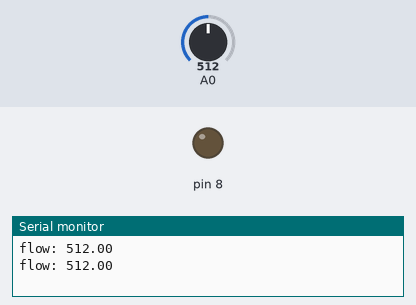
Bench run of a sketch on a simulated Arduino Uno, built with avr-gcc and run on an emulated ATmega328P. Parts: output pins drawn as LEDs (lit = HIGH), the last lines printed to the serial monitor. The inputs (shaded band) are chosen by the test bench; at power-on: A0 = 512.

Above: at 2.8 s.
2.9 s: A0 set to 108
5.6 s: A0 set to 93
At 6.7 s:
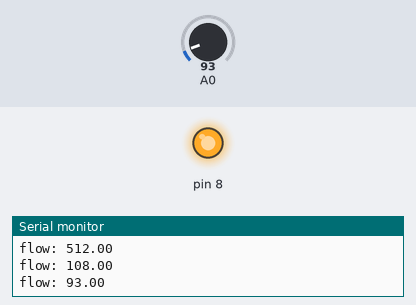
8.3 s: A0 set to 110
At 10.9 s:
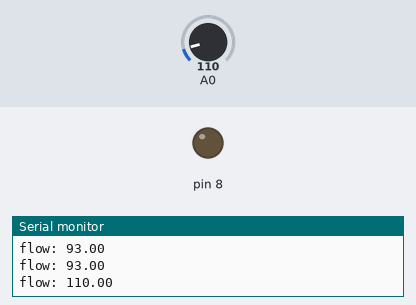
11.5 s: A0 set to 90
At 12.5 s:
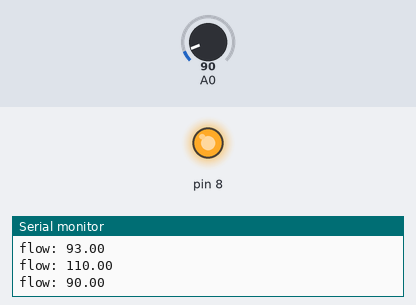
Timing chart, 0 to 14.5 s (numbered marks = the images above; inputs shaded):
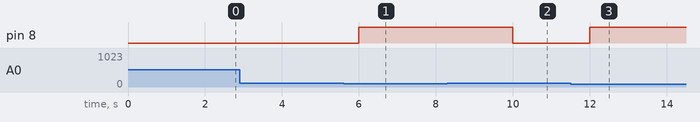

The sketch:

sketch.ino
```cpp
void setup(){Serial.begin(9600);pinMode(8,OUTPUT);}
void loop(){
  float flow = analogRead(A0); // wrong scale
  digitalWrite(8, flow < 100 ? HIGH : LOW);
  Serial.print("flow: "); Serial.println(flow);
  delay(2000); // blocking
}
```

Measured:
- the behaviour switches between 100 and 99 on A0 (found by bisection; images 0 and 1)
- after the input at 5.6 s, pin 8: LOW → HIGH after 0.40 s
- after the input at 8.3 s, pin 8: HIGH → LOW after 1.7 s
- after the input at 11.5 s, pin 8: LOW → HIGH after 0.50 s
